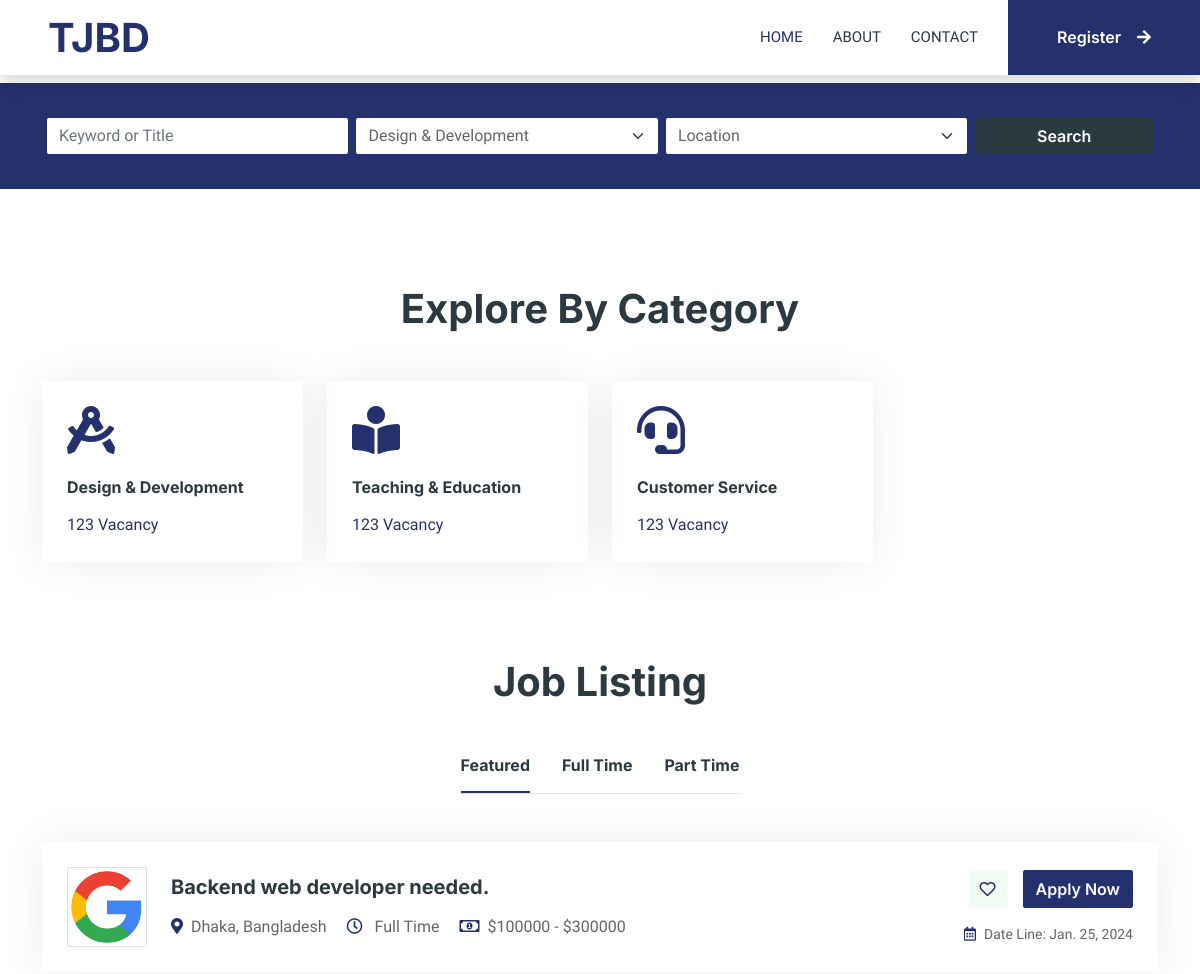
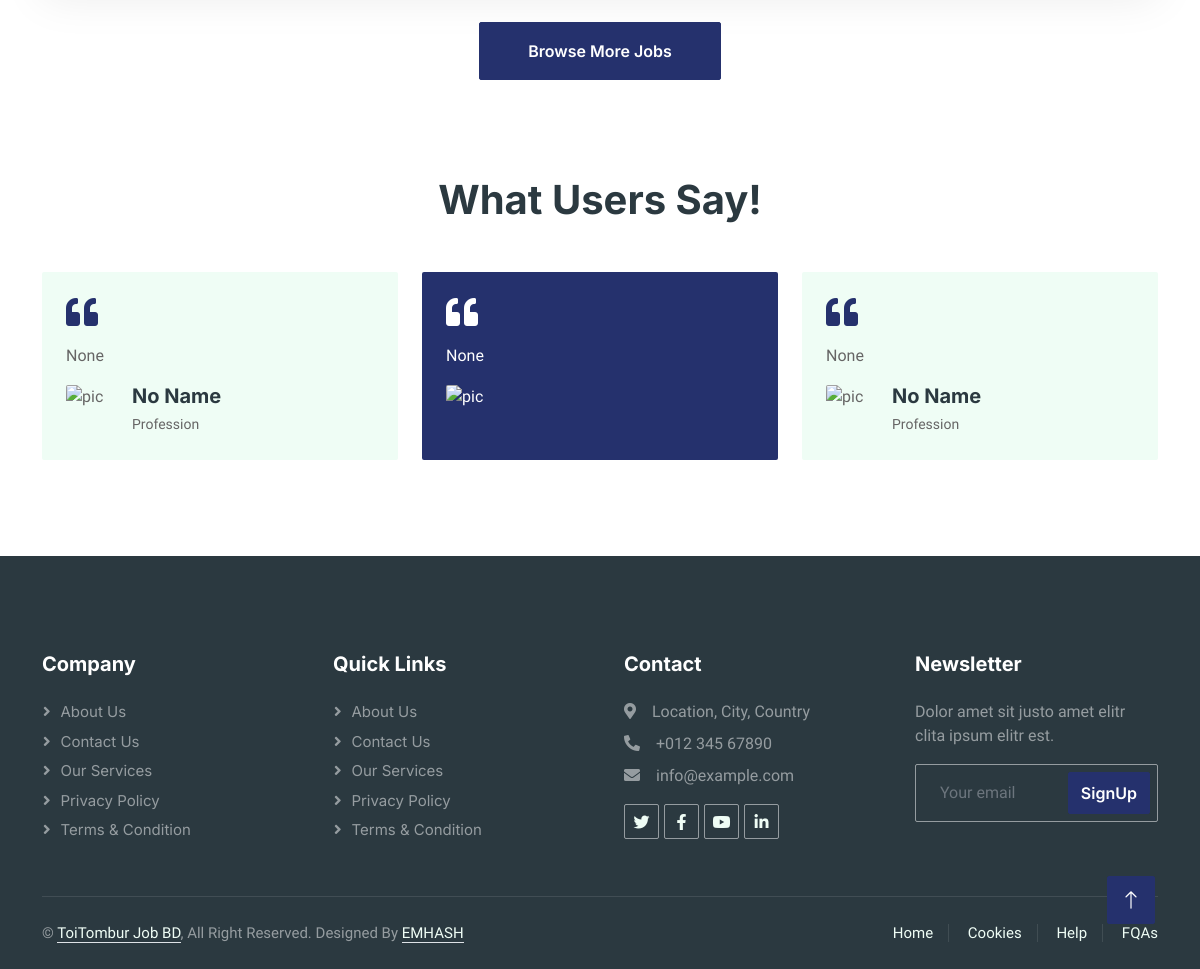
The page / on the database its author committed (2 pictures, top to bottom).
### employee/models.py (models this page shows, shortened)
class CommonBaseModel(models.Model):
    uid = models.UUIDField(primary_key=True, default= uuid.uuid4, editable=False)
    created_at = models.DateTimeField(auto_now_add=True)
    updated_at = models.DateTimeField(auto_now=True)
    class Meta:
        abstract = True

class JobCategory(CommonBaseModel):
    name = models.CharField( max_length=150)
    favicon_name = models.CharField( max_length=150 , null=True, blank=True)
    tags = models.TextField(null=True, blank=True) #Need to provide tag separate by comma

class CreateJobPost(CommonBaseModel):
    company = models.ForeignKey(CompanyProfile, on_delete=models.CASCADE)
    category = models.ForeignKey(JobCategory, on_delete=models.CASCADE)
    job_title = models.CharField(max_length=250)
    description = RichTextField()
    requirements = RichTextField()
    qualification = RichTextField(null=True, blank=True)
    location = models.CharField(max_length=450)
    vacancy = models.PositiveIntegerField()
    salary_range_start = models.PositiveIntegerField()
    salary_range_end = models.PositiveIntegerField()
    deadline = models.DateField(auto_now=False, auto_now_add=False)
    full_time = models.BooleanField(default=True)

class CompanyProfile(CommonBaseModel):
    personal_emplyee = models.ForeignKey(EmployeeProfile, on_delete=models.CASCADE)
    brand_logo = models.FileField(upload_to="LogoOfCompanies")
    about = models.TextField(null=True, blank=True)

### homepage/views.py (the view)
# urls.py: path('', views.index , name="homepage"),
def index(request):
    category = JobCategory.objects.all()
    jobs = CreateJobPost.objects.all()[:20] # Here need to mixed up with different categories jobs.
    full_time_jobs = CreateJobPost.objects.filter(full_time = True).order_by("-created_at")[:12]
    part_time_jobs = CreateJobPost.objects.filter(full_time = False).order_by("-created_at")[:12]
    context = {
        "categories":category,
        "jobs":jobs,
        "full_time_jobs":full_time_jobs,
        "part_time_jobs":part_time_jobs,
    }
    return render(request, "home/pages/index.html", context)

### templates/home/pages/index.html (shortened to what this page needs)
{% extends "home/base/base.html" %}
{% block content %}
{% include "home/base/search_shortcut.html" %}
{% include "home/base/category_shortcut.html" %}
{% include "home/base/jobs_shortcut.html" %}
{% include "home/base/testimonial_shortcut.html" %}
{% endblock content %}

### templates/home/base/category_shortcut.html
        <div class="container-xxl py-5">
            <div class="container">
                <h1 class="text-center mb-5 wow fadeInUp" data-wow-delay="0.1s">Explore By Category</h1>
                <div class="row g-4">
                    {% for category in categories %}
                    <div class="col-lg-3 col-sm-6 wow fadeInUp" data-wow-delay="0.3s">
                        <a class="cat-item rounded p-4" href="">
                            <i class="{{category.favicon_name}} text-primary mb-4"></i>
                            <h6 class="mb-3">{{category.name}}</h6>
                            <p class="mb-0">123 Vacancy</p>
                        </a>
                    </div>
                    {% endfor %}
                </div>
            </div>
        </div>

### templates/home/base/jobs_shortcut.html (shortened to what this page needs)
<div class="container-xxl py-5">
    <div class="container">
        <h1 class="text-center mb-5 wow fadeInUp" data-wow-delay="0.1s">Job Listing</h1>
        <div class="tab-class text-center wow fadeInUp" data-wow-delay="0.3s">
            <ul class="nav nav-pills d-inline-flex justify-content-center border-bottom mb-5">
                <li class="nav-item">
                    <a class="d-flex align-items-center text-start mx-3 ms-0 pb-3 active" data-bs-toggle="pill" href="#tab-1">
                        <h6 class="mt-n1 mb-0">Featured</h6>
                    </a>
                </li>
                <li class="nav-item">
                    <a class="d-flex align-items-center text-start mx-3 pb-3" data-bs-toggle="pill" href="#tab-2">
                        <h6 class="mt-n1 mb-0">Full Time</h6>
                    </a>
                </li>
                <li class="nav-item">
                    <a class="d-flex align-items-center text-start mx-3 me-0 pb-3" data-bs-toggle="pill" href="#tab-3">
                        <h6 class="mt-n1 mb-0">Part Time</h6>
                    </a>
                </li>
            </ul>
            <div class="tab-content">
                <div id="tab-1" class="tab-pane fade show p-0 active">
                    {% for job in jobs %}
                    <div class="job-item p-4 mb-4">
                        <div class="row g-4">
                            <div class="col-sm-12 col-md-8 d-flex align-items-center">
                                <img class="flex-shrink-0 img-fluid border rounded" src="{{job.company.brand_logo.url}}" alt="" style="width: 80px; height: 80px;">
                                <div class="text-start ps-4">
                                    <h5 class="mb-3">{{job.job_title}}</h5>
                                    <span class="text-truncate me-3"><i class="fa fa-map-marker-alt text-primary me-2"></i>{{job.location}}</span>
                                    <span class="text-truncate me-3"><i class="far fa-clock text-primary me-2"></i> {% if job.part_time %}Part Time {% else %}Full Time{% endif %}</span>
                                    <span class="text-truncate me-0"><i class="far fa-money-bill-alt text-primary me-2"></i>${{job.salary_range_start}} - ${{job.salary_range_end}}</span>
                                </div>
                            </div>
                            <div class="col-sm-12 col-md-4 d-flex flex-column align-items-start align-items-md-end justify-content-center">
                                <div class="d-flex mb-3">
                                    <a class="btn btn-light btn-square me-3" href=""><i class="far fa-heart text-primary"></i></a>
                                    <a class="btn btn-primary" href="{% url "job_details" job.uid %}">Apply Now</a>
                                </div>
                                <small class="text-truncate"><i class="far fa-calendar-alt text-primary me-2"></i>Date Line: {{job.deadline}}</small>
                            </div>
                        </div>
                    </div>
                    {% endfor %}
                    <a class="btn btn-primary py-3 px-5" href="{% url "job_list" %}">Browse More Jobs</a>
                </div>
            </div>
        </div>
    </div>
</div>

### static/css/style.css (style rules this page uses)
:root { --primary: #25316D; --secondary: #2B9BFF; --light: #EFFDF5; --dark: #2B3940; }
.btn { font-family: 'Inter', sans-serif; font-weight: 600; transition: .5s; }
.btn.btn-primary, .btn.btn-secondary { color: #FFFFFF; }
.btn-square { width: 38px; height: 38px; }
.btn-square, .btn-sm-square, .btn-lg-square { padding: 0; display: flex; align-items: center; justify-content: center; font-weight: normal; border-radius: 2px; }
.cat-item { display: block; box-shadow: 0 0 45px rgba(0, 0, 0, .08); border: 1px solid transparent; transition: .5s; }
.nav-pills .nav-item .active { border-bottom: 2px solid var(--primary); }
.job-item { border: 1px solid transparent; border-radius: 2px; box-shadow: 0 0 45px rgba(0, 0, 0, .08); transition: .5s; }

### rows shown on the page
JobCategory: name "Design & Development"
JobCategory: name "Teaching & Education"
JobCategory: name "Customer Service"
CreateJobPost: company.brand_logo (picture), job_title "Backend web developer needed.", location "Dhaka, Bangladesh", salary_range_start "100000", salary_range_end "300000", deadline "Jan. 25, 2024"

### other values the page prints
form field value "Design & Development"
